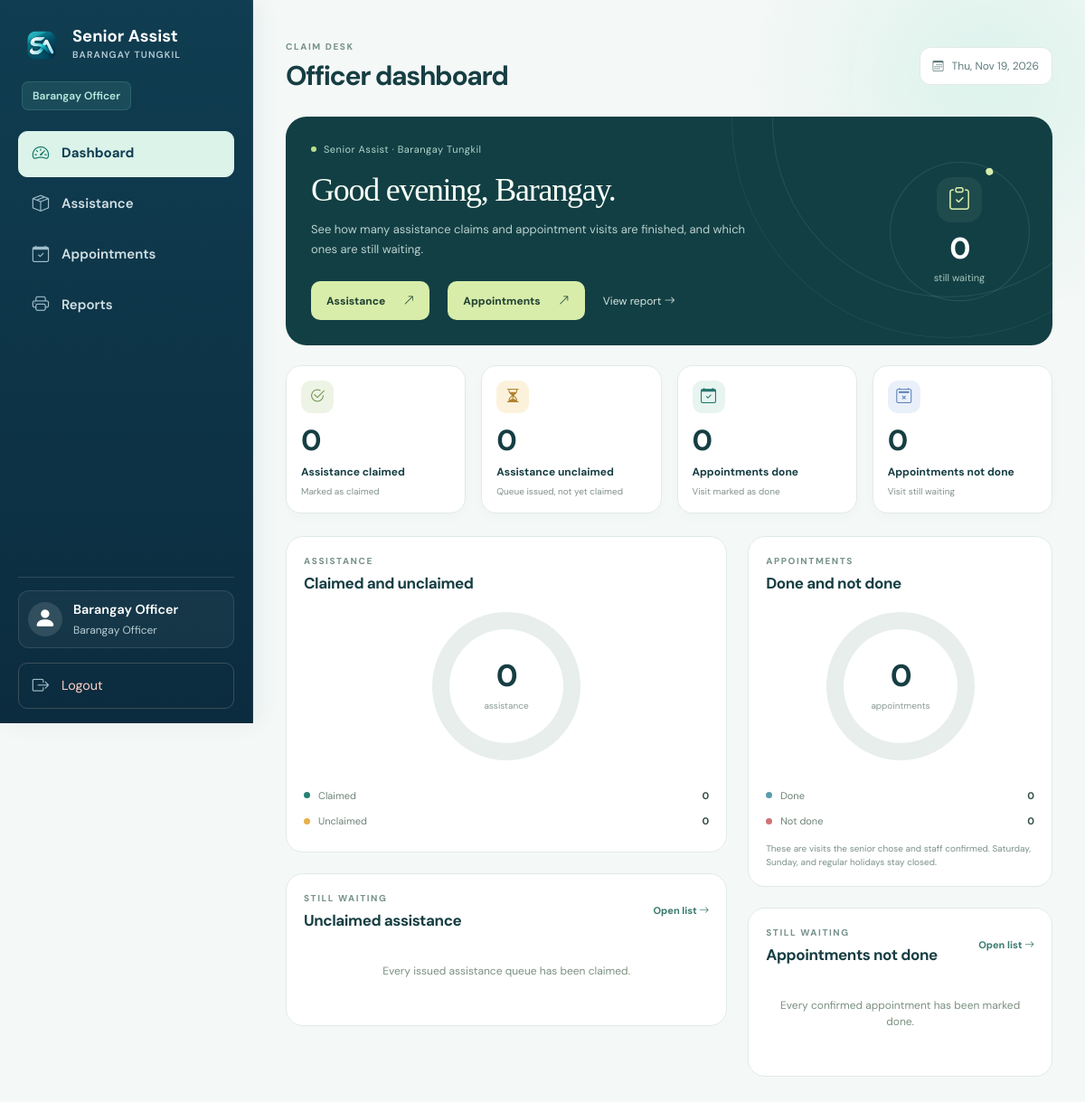
Page /officer/dashboard.php (signed in) on the committed database.
### tables this page shows
CREATE TABLE IF NOT EXISTS users (
  user_id INT AUTO_INCREMENT PRIMARY KEY,
  role_id INT NOT NULL,
  full_name VARCHAR(150) NOT NULL,
  email VARCHAR(150) NOT NULL UNIQUE,
  phone_number VARCHAR(30) NOT NULL,
  profile_photo VARCHAR(255) NULL,
  password_hash VARCHAR(255) NOT NULL,
  status ENUM('Pending','Active','Inactive','Rejected') NOT NULL DEFAULT 'Pending',
  created_at TIMESTAMP DEFAULT CURRENT_TIMESTAMP,
  updated_at TIMESTAMP DEFAULT CURRENT_TIMESTAMP ON UPDATE CURRENT_TIMESTAMP,
  INDEX idx_users_role_status (role_id, status),
  CONSTRAINT fk_users_role FOREIGN KEY (role_id) REFERENCES roles(role_id)
);

CREATE TABLE IF NOT EXISTS roles (
    role_id INT AUTO_INCREMENT PRIMARY KEY,
    role_name VARCHAR(50) NOT NULL UNIQUE
);

### officer/dashboard.php (called while the page is built)
<?php
require_once __DIR__ . '/../modules/officer_overview.php';
render_officer_home();

### config/database.php (called while the page is built, shortened)
<?php
function db(): PDO
{
    static $pdo = null;
    if ($pdo instanceof PDO) {
        return $pdo;
    }
    $dsn = 'mysql:host=' . DB_HOST . ';dbname=' . DB_NAME . ';charset=utf8mb4';
    $pdo = new PDO($dsn, DB_USER, DB_PASS, [
        PDO::ATTR_ERRMODE => PDO::ERRMODE_EXCEPTION,
        PDO::ATTR_DEFAULT_FETCH_MODE => PDO::FETCH_ASSOC,
        PDO::ATTR_EMULATE_PREPARES => false,
    ]);
    return $pdo;
}

### includes/functions.php (called while the page is built, shortened)
<?php
require_once __DIR__ . '/../config/database.php';
function e(?string $value): string
{
    return htmlspecialchars((string) $value, ENT_QUOTES, 'UTF-8');
}
function current_user(): ?array
{
    $stmt = db()->prepare('SELECT u.*, r.role_name FROM users u JOIN roles r ON r.role_id = u.role_id WHERE u.user_id = ?');
    $stmt->execute([$_SESSION['user_id']]);
    return $stmt->fetch() ?: null;
}
function require_login(): array
{
    $user = current_user();
    return $user;
}
function require_role(array $roles): array
{
    $user = require_login();
    return $user;
}
function profile_photo_storage_path(?string $storedPath): ?string
{
    if ($storedPath === null || preg_match('#^profiles/[a-f0-9]{32}\.(?:jpg|png|webp)$#', $storedPath) !== 1) {
        return null;
    }
    $path = UPLOAD_DIR . DIRECTORY_SEPARATOR . str_replace('/', DIRECTORY_SEPARATOR, $storedPath);
    return is_file($path) ? $path : null;
}
require_once __DIR__ . '/workflows.php';

### modules/officer_overview.php (the view, shortened to what this page needs)
<?php
require_once __DIR__ . '/../includes/functions.php';
function officer_queue_counts(): array
{
    $counts = [
        'Release' => ['claimed' => 0, 'unclaimed' => 0],
        'Appointment' => ['claimed' => 0, 'unclaimed' => 0],
    ];
    foreach (db()->query("SELECT queue_type, SUM(claimed_at IS NOT NULL) AS claimed, SUM(claimed_at IS NULL) AS unclaimed FROM claim_queues GROUP BY queue_type") as $row) {
        $type = (string) $row['queue_type'];
        if (!isset($counts[$type])) {
            continue;
        }
        $counts[$type] = ['claimed' => (int) $row['claimed'], 'unclaimed' => (int) $row['unclaimed']];
    }
    return $counts;
}
function officer_ring_style(int $done, int $waiting, string $doneColor, string $waitingColor): string
{
    $total = $done + $waiting;
    if ($total === 0) {
        return '#e7eeec';
    }
    $end = round($done / $total * 100, 2);
    return 'conic-gradient(' . $doneColor . ' 0% ' . $end . '%, ' . $waitingColor . ' ' . $end . '% 100%)';
}
function officer_open_queues(string $type): array
{
    $query = db()->prepare("SELECT q.queue_number, q.queue_date, q.queue_type, u.full_name, ar.request_type, ar.description, ar.schedule_date, ar.schedule_end
        FROM claim_queues q
        JOIN assistance_requests ar ON ar.request_id = q.request_id
        JOIN senior_citizens s ON s.senior_id = ar.senior_id
        JOIN users u ON u.user_id = s.user_id
        WHERE q.queue_type = ? AND q.claimed_at IS NULL
        ORDER BY q.queue_date, q.queue_number
        LIMIT 4");
    $query->execute([$type]);
    return $query->fetchAll();
}
function render_officer_home(): void
{
    $officer = require_role(['Barangay Officer']);
    $counts = officer_queue_counts();
    $assistance = $counts['Release'];
    $appointments = $counts['Appointment'];
    $assistanceTotal = $assistance['claimed'] + $assistance['unclaimed'];
    $appointmentTotal = $appointments['claimed'] + $appointments['unclaimed'];
    $openAssistance = officer_open_queues('Release');
    $openAppointments = officer_open_queues('Appointment');
    $firstName = explode(' ', trim($officer['full_name']))[0];
    $greeting = (int) date('G') < 12 ? 'Good morning' : ((int) date('G') < 18 ? 'Good afternoon' : 'Good evening');
    require __DIR__ . '/../includes/header.php';
    require __DIR__ . '/../includes/sidebar.php';
    ?>
<link rel="stylesheet" href="<?= BASE_URL ?>/assets/css/dashboard.css?v=20261115a">
<div class="dashboard">
<header class="dash-heading">
    <div><p class="dash-eyebrow">CLAIM DESK</p><h1>Officer dashboard</h1></div>
    <span class="dash-date"><i class="bi bi-calendar3" aria-hidden="true"></i> <?= e(date('D, M j, Y')) ?></span>
</header>
<section class="dash-welcome">
    <div class="welcome-copy">
        <span class="welcome-label"><span class="welcome-dot"></span> Senior Assist · Barangay Tungkil</span>
        <h2><?= e($greeting) ?>, <?= e($firstName) ?>.</h2>
        <p>See how many assistance claims and appointment visits are finished, and which ones are still waiting.</p>
        <div class="welcome-actions">
            <a class="dash-button light" href="<?= BASE_URL ?>/officer/assistance.php">Assistance <i class="bi bi-arrow-up-right" aria-hidden="true"></i></a>
            <a class="dash-button light" href="<?= BASE_URL ?>/officer/appointments.php">Appointments <i class="bi bi-arrow-up-right" aria-hidden="true"></i></a>
            <a class="welcome-secondary" href="<?= BASE_URL ?>/officer/reports.php">View report <i class="bi bi-arrow-right" aria-hidden="true"></i></a>
        </div>
    </div>
    <div class="welcome-summary">
        <span class="summary-orbit" aria-hidden="true"></span>
        <div class="summary-symbol"><i class="bi bi-clipboard-check" aria-hidden="true"></i></div>
        <span class="summary-number"><?= number_format($assistance['unclaimed'] + $appointments['unclaimed']) ?></span>
        <span class="summary-caption">still waiting</span>
    </div>
</section>
<div class="dash-metrics">
    <a class="dash-metric" href="<?= BASE_URL ?>/officer/assistance.php"><div class="metric-top"><span class="metric-icon green"><i class="bi bi-check2-circle" aria-hidden="true"></i></span></div><strong><?= number_format($assistance['claimed']) ?></strong><span class="metric-name">Assistance claimed</span><small>Marked as claimed</small></a>
    <a class="dash-metric" href="<?= BASE_URL ?>/officer/assistance.php"><div class="metric-top"><span class="metric-icon amber"><i class="bi bi-hourglass-split" aria-hidden="true"></i></span></div><strong><?= number_format($assistance['unclaimed']) ?></strong><span class="metric-name">Assistance unclaimed</span><small>Queue issued, not yet claimed</small></a>
    <a class="dash-metric" href="<?= BASE_URL ?>/officer/appointments.php"><div class="metric-top"><span class="metric-icon teal"><i class="bi bi-calendar-check" aria-hidden="true"></i></span></div><strong><?= number_format($appointments['claimed']) ?></strong><span class="metric-name">Appointments done</span><small>Visit marked as done</small></a>
    <a class="dash-metric" href="<?= BASE_URL ?>/officer/appointments.php"><div class="metric-top"><span class="metric-icon blue"><i class="bi bi-calendar2-x" aria-hidden="true"></i></span></div><strong><?= number_format($appointments['unclaimed']) ?></strong><span class="metric-name">Appointments not done</span><small>Visit still waiting</small></a>
</div>
<div class="dash-columns">
<div class="dash-primary">
<section class="dash-card">
<div class="dash-card-heading"><div><p class="dash-eyebrow">ASSISTANCE</p><h2>Claimed and unclaimed</h2></div></div>
<div class="status-ring" style="background:<?= e(officer_ring_style($assistance['claimed'], $assistance['unclaimed'], '#258273', '#e7b14c')) ?>" role="img" aria-label="<?= $assistanceTotal ?> assistance queues; <?= $assistance['claimed'] ?> claimed and <?= $assistance['unclaimed'] ?> unclaimed"><div><strong><?= $assistanceTotal ?></strong><span>assistance</span></div></div>
<div class="status-legend"><div><span class="legend-dot" style="background:#258273"></span><span>Claimed</span><strong><?= $assistance['claimed'] ?></strong></div><div><span class="legend-dot" style="background:#e7b14c"></span><span>Unclaimed</span><strong><?= $assistance['unclaimed'] ?></strong></div></div>
</section>
<section class="dash-card">
<div class="dash-card-heading"><div><p class="dash-eyebrow">STILL WAITING</p><h2>Unclaimed assistance</h2></div><a class="dash-text-link" href="<?= BASE_URL ?>/officer/assistance.php">Open list <i class="bi bi-arrow-right" aria-hidden="true"></i></a></div>
<?php if (!$openAssistance): ?><p class="dash-empty compact">Every issued assistance queue has been claimed.</p><?php endif; ?>
</section>
</div>
<aside class="dash-secondary">
<section class="dash-card">
<div class="dash-card-heading"><div><p class="dash-eyebrow">APPOINTMENTS</p><h2>Done and not done</h2></div></div>
<div class="status-ring" style="background:<?= e(officer_ring_style($appointments['claimed'], $appointments['unclaimed'], '#5b9dab', '#cf7474')) ?>" role="img" aria-label="<?= $appointmentTotal ?> appointment queues; <?= $appointments['claimed'] ?> done and <?= $appointments['unclaimed'] ?> not done"><div><strong><?= $appointmentTotal ?></strong><span>appointments</span></div></div>
<div class="status-legend"><div><span class="legend-dot" style="background:#5b9dab"></span><span>Done</span><strong><?= $appointments['claimed'] ?></strong></div><div><span class="legend-dot" style="background:#cf7474"></span><span>Not done</span><strong><?= $appointments['unclaimed'] ?></strong></div></div>
<p class="chart-caption">These are visits the senior chose and staff confirmed. Saturday, Sunday, and regular holidays stay closed.</p>
</section>
<section class="dash-card">
<div class="dash-card-heading"><div><p class="dash-eyebrow">STILL WAITING</p><h2>Appointments not done</h2></div><a class="dash-text-link" href="<?= BASE_URL ?>/officer/appointments.php">Open list <i class="bi bi-arrow-right" aria-hidden="true"></i></a></div>
<?php if (!$openAppointments): ?><p class="dash-empty compact">Every confirmed appointment has been marked done.</p><?php endif; ?>
</section>
</aside>
</div>
</div>
    <?php
    require __DIR__ . '/../includes/footer.php';
}
    ?>

### includes/sidebar.php (shortened to what this page needs)
<?php
$u = current_user();
$role = $u['role_name'] ?? '';
$currentPath = parse_url($_SERVER['REQUEST_URI'] ?? '', PHP_URL_PATH) ?: '';
$menus = [
    'Administrator' => [
        ['Dashboard', '/admin/dashboard.php', 'bi-speedometer2'],
        ['Users', '/admin/users.php', 'bi-people'],
        ['Seniors', '/admin/seniors.php', 'bi-person-hearts'],
        ['Requests', '/admin/requests.php', 'bi-clipboard2-pulse'],
        ['Released Assistance', '/admin/budget.php', 'bi-wallet2'],
        ['Announcements', '/admin/announcements.php', 'bi-broadcast'],
        ['Events', '/admin/events.php', 'bi-calendar-event'],
        ['Reports', '/admin/reports.php', 'bi-file-earmark-bar-graph'],
        ['Send SMS', '/admin/sms.php', 'bi-chat-dots'],
        ['SMS Logs', '/admin/sms_logs.php', 'bi-chat-left-text'],
        ['Audit Logs', '/admin/audit_logs.php', 'bi-shield-check']
    ],
    'Barangay Staff' => [
        ['Dashboard', '/staff/dashboard.php', 'bi-speedometer2'],
        ['Registrations', '/staff/registrations.php', 'bi-person-check'],
        ['Seniors', '/staff/seniors.php', 'bi-person-hearts'],
        ['Requests', '/staff/requests.php', 'bi-clipboard2-pulse'],
        ['Announcements', '/staff/announcements.php', 'bi-broadcast'],
        ['Events', '/staff/events.php', 'bi-calendar-event'],
        ['Send SMS', '/staff/sms.php', 'bi-chat-dots'],
        ['Reports', '/staff/reports.php', 'bi-printer']
    ],
    'Barangay Officer' => [
        ['Dashboard', '/officer/dashboard.php', 'bi-speedometer2'],
        ['Assistance', '/officer/assistance.php', 'bi-box-seam'],
        ['Appointments', '/officer/appointments.php', 'bi-calendar-check'],
        ['Reports', '/officer/reports.php', 'bi-printer'],
    ],
    'Senior Citizen' => [
        ['Dashboard', '/senior/dashboard.php', 'bi-speedometer2'],
        ['Assistance card', '/senior/id.php', 'bi-person-vcard'],
        ['My Assistance Requests', '/senior/requests.php', 'bi-clipboard-plus'],
        ['Announcements', '/senior/announcements.php', 'bi-broadcast'],
        ['Events', '/senior/events.php', 'bi-calendar-event']
    ],
];
?>
<div class="app-shell">
    <aside id="main-navigation" class="sidebar d-flex flex-column" aria-label="Main navigation">
        <div class="sidebar-title">
            <span class="sidebar-mark"><img src="<?= BASE_URL ?>/assets/images/seniorlogo.png" alt=""></span>
            <span>Senior Assist<small>Barangay Tungkil</small></span>
        </div>
        <div class="sidebar-role"><?= e($role) ?></div>
        <nav class="sidebar-menu" aria-label="<?= e($role) ?> pages">
        <?php foreach (($menus[$role] ?? []) as [$label, $href, $icon]): ?>
            <a
                href="<?= BASE_URL . $href ?>"
                class="sidebar-link<?= str_ends_with($currentPath, $href) ? ' active' : '' ?>"
                <?= str_ends_with($currentPath, $href) ? 'aria-current="page"' : '' ?>
            >
                <i class="bi <?= e($icon) ?>" aria-hidden="true"></i>
                <span><?= translated_label($label) ?></span>
            </a>
        <?php endforeach; ?>
        </nav>
        <div class="mt-auto p-3">
            <hr>
            <?php
            $profilePage = match ($role) {
                'Administrator' => '/admin/profile.php',
                'Barangay Staff' => '/staff/profile.php',
                'Barangay Officer' => '/officer/profile.php',
                'Senior Citizen' => '/senior/profile.php',
                default => null,
            };
            $profilePhoto = $profilePage !== null ? profile_photo_storage_path($u['profile_photo'] ?? null) : null;
            $accountTag = $profilePage !== null ? 'a' : 'div';
            $accountHref = $profilePage !== null ? ' href="' . BASE_URL . $profilePage . '"' : '';
            ?>
            <<?= $accountTag ?> class="sidebar-account mb-3"<?= $accountHref ?><?= $profilePage !== null && str_ends_with($currentPath, $profilePage) ? ' aria-current="page"' : '' ?>>
                <span class="sidebar-avatar">
                    <?php if ($profilePhoto !== null): ?>
                        <img src="<?= BASE_URL ?>/admin/profile_photo.php?v=<?= (int) filemtime($profilePhoto) ?>" alt="">
                    <?php else: ?>
                        <i class="bi bi-person-fill" aria-hidden="true"></i>
                    <?php endif; ?>
                </span>
                <span class="sidebar-identity">
                    <strong><?= e($u['full_name']) ?></strong>
                    <small><?= e($role) ?></small>
                </span>
            </<?= $accountTag ?>>
            <button
                type="button"
                class="sidebar-link sidebar-logout"
                data-bs-toggle="modal"
                data-bs-target="#logout-modal"
            >
                <i class="bi bi-box-arrow-right"></i>
                <?= translated_label('Logout') ?>
            </button>
        </div>
    </aside>
    <main class="content">

### rows in the picture
users: role.role_name "Barangay Officer", full_name "Barangay Officer", full_name "Barangay"

### other values in the picture
$text "Dashboard"
$text "Assistance"
$text "Appointments"
$text "Reports"
$text "Logout"
$assistance['unclaimed'] + $appointments['unclaimed'] "0"
$assistance['claimed'] "0"
$assistance['unclaimed'] "0"
$appointments['claimed'] "0"
$appointments['unclaimed'] "0"
$assistanceTotal "0"
$appointmentTotal "0"
